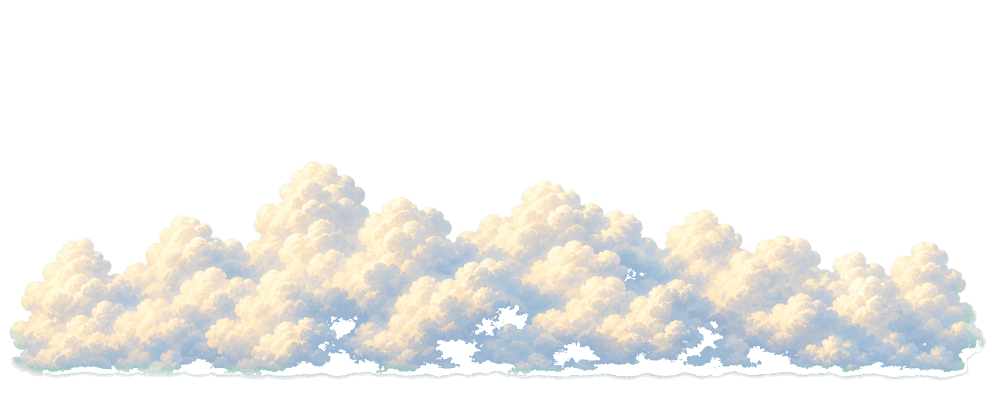
#> input picture assets/biplanes/arena/day/clouds/cloud_bank_01.png, 1983 x 793 px, found by its file name (shown at 1/2 size); its folder holds only this picture in this run
$ python cloud-contact-sheet.py
#> lines starting #> are read from the running program, lines starting #| are printed output that depends on the picture
"""Compose a labeled contact sheet of every cloud sprite so the owner can pick which
ones to use for the «вечная ночь» cloud floor. White transparent PNGs are shown on a
sky-blue tile with their short pick-name underneath."""
import os
from PIL import Image, ImageDraw, ImageFont

BASE = r"C:\Users\serge\Documents\Playground\Biplanes\apps\web\public\assets\biplanes"
OUT = r"C:\Users\serge\Documents\Playground\Biplanes\tools\assets\_cloud_contact_sheet.png"

# (pick-label, relative path) — grouped: thick/cumulus first (best for a dense floor), then
# the volumetric highres set, then wispy cirrus.
items = []
for n in ['bank_01', 'cumulus_01', 'cumulus_02', 'cumulus_03', 'cumulus_04', 'cumulus_05']:
    items.append((f"thick:{n}", f"arena/day/clouds/cloud_{n}.png"))
for i in range(1, 29):
    items.append((f"hi_{i:02d}", f"clouds/cloud_highres_transparent_{i:02d}.png"))
for i in range(1, 8):
    items.append((f"cirrus_{i:02d}", f"arena/day/cirrus/cloud_cirrus_{i:02d}.png"))

COLS = 6
TILE = 340
PAD = 12
LABEL_H = 34
rows = (len(items) + COLS - 1) // COLS
W = COLS * TILE
H = rows * (TILE + LABEL_H)

sheet = Image.new("RGB", (W, H), (74, 104, 150))  # sky blue so white clouds read
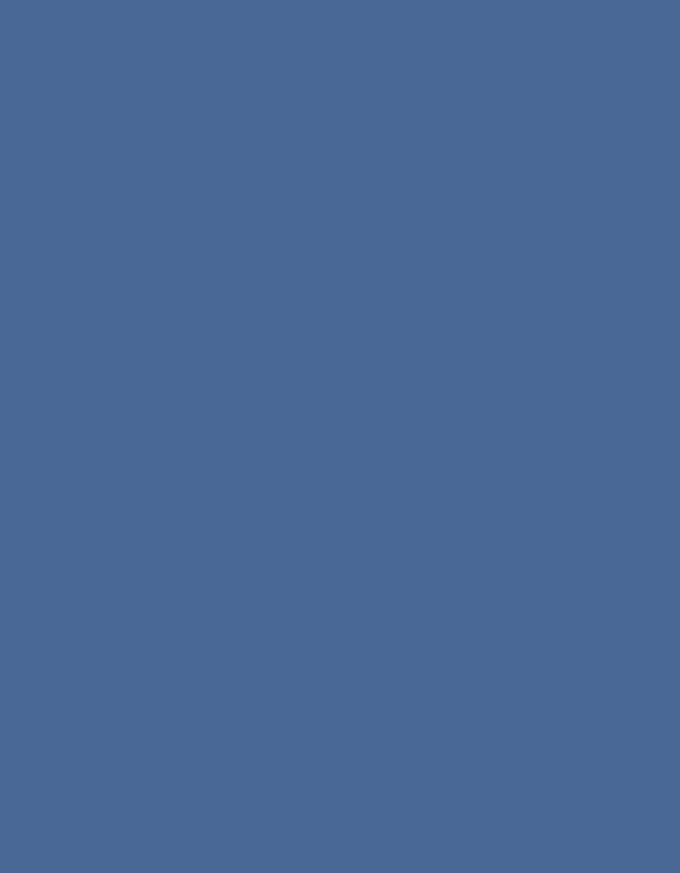
#> sheet: PIL image 2040x2618 RGB (shown at 1/3 size); mean R, G, B 74, 104, 150
draw = ImageDraw.Draw(sheet)
try:
    font = ImageFont.truetype("arialbd.ttf", 22)
except Exception:
    font = ImageFont.load_default()

for idx, (label, rel) in enumerate(items):
    r, c = divmod(idx, COLS)
    x0 = c * TILE
    y0 = r * (TILE + LABEL_H)
    # alternating tile shade for separation
    shade = (66, 95, 138) if (r + c) % 2 == 0 else (82, 112, 160)
    draw.rectangle([x0, y0, x0 + TILE, y0 + TILE], fill=shade)
    p = os.path.join(BASE, rel.replace('/', os.sep))
    if os.path.exists(p):
        im = Image.open(p).convert("RGBA")
#> im is the input picture: PIL image 1983x793 RGBA; mean R, G, B, A 122.5, 141.4, 144, 83.9
        scale = min((TILE - 2 * PAD) / im.width, (TILE - 2 * PAD) / im.height)
#> scale = 0.159
        im = im.resize((max(1, int(im.width * scale)), max(1, int(im.height * scale))), Image.LANCZOS)
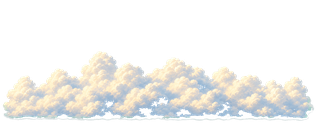
#> im: PIL image 316x126 RGBA; mean R, G, B, A 79.4, 79.9, 77.2, 83.8; transparent parts drawn white
        sheet.paste(im, (x0 + (TILE - im.width) // 2, y0 + (TILE - im.height) // 2), im)
    else:
        draw.text((x0 + 10, y0 + 10), "missing", fill=(255, 120, 120), font=font)
    # label bar
    draw.rectangle([x0, y0 + TILE, x0 + TILE, y0 + TILE + LABEL_H], fill=(18, 26, 40))
    draw.text((x0 + 10, y0 + TILE + 5), label, fill=(255, 224, 120), font=font)

sheet.save(OUT)
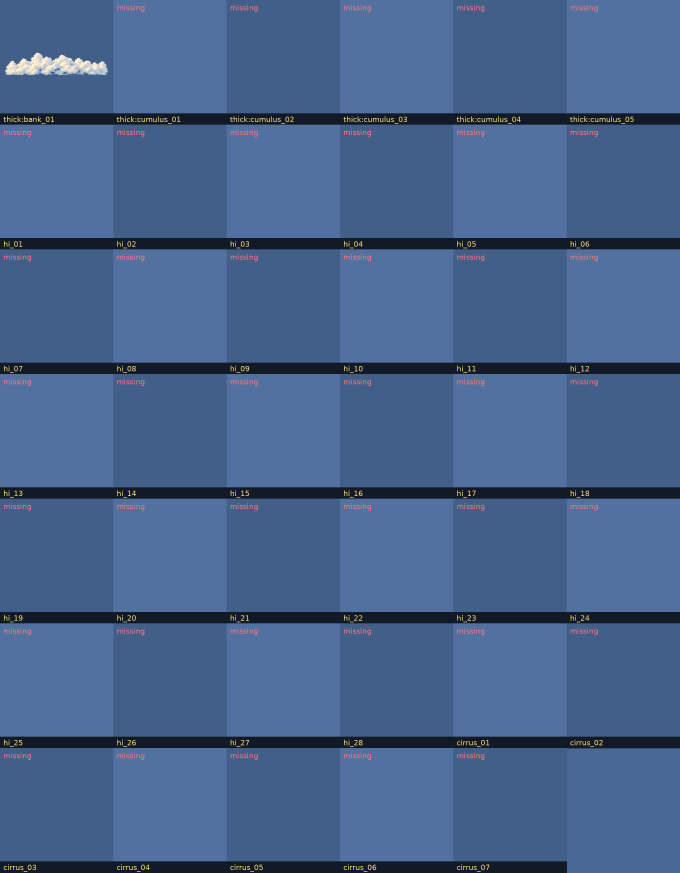
#> saved as _cloud_contact_sheet.png: PIL image 2040x2618 RGB (shown at 1/3 size); mean R, G, B 70.4, 97.3, 139.4
print(f"wrote {OUT} ({W}x{H}, {len(items)} clouds)")
